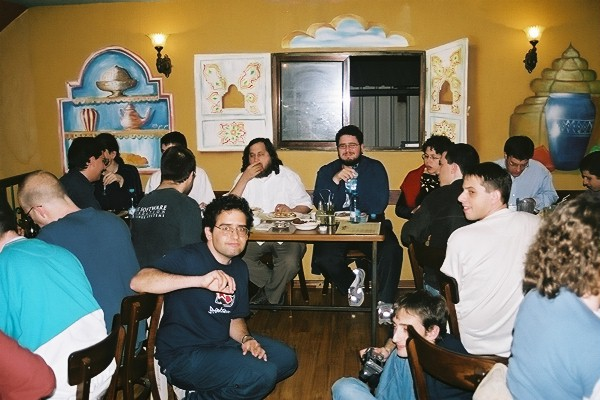
#> input picture data/bmp/sample.bmp, 600 x 400 px
$ python create_thumbnail.py ../../../../../data/bmp/sample.bmp ../../../../../data/bmp/sample.bmp
#> lines starting #> are read from the running program, lines starting #| are printed output that depends on the picture
"""
This is an example of who to create a thumbnail from an image using the "Pillow"
python library.

References:
- https://www.educative.io/answers/how-to-create-thumbnails-of-images-in-python
"""

import sys

from PIL import Image

SIZE_OF_THUMBNAIL = 75

if len(sys.argv) != 3:
    print(f"{sys.argv[0]}: usage: {sys.argv[0]} [LARGE_IMAGE] [THUMBNAIL]")
    sys.exit(1)

large_image = sys.argv[1]
thumbnail = sys.argv[2]
img = Image.open(large_image)
#> img is the input picture: PIL image 600x400 RGB; mean R, G, B 119.6, 113.5, 94.5
size = (SIZE_OF_THUMBNAIL, SIZE_OF_THUMBNAIL)
img.thumbnail(size)
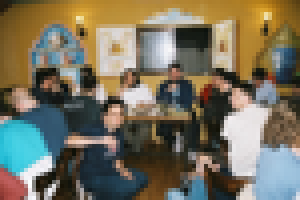
#> img: PIL image 75x50 RGB (shown 4 times larger); mean R, G, B 119.6, 113.6, 94.6
img.save(thumbnail)
